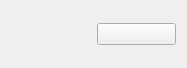
<?xml version="1.0" encoding="UTF-8"?>
<ui version="4.0">
 <class>PLCCoilItem</class>
 <widget class="QWidget" name="PLCCoilItem">
  <property name="geometry">
   <rect>
    <x>0</x>
    <y>0</y>
    <width>187</width>
    <height>68</height>
   </rect>
  </property>
  <layout class="QHBoxLayout" name="horizontalLayout">
   <item>
    <widget class="QLabel" name="coil_">
     <property name="text">
      <string/>
     </property>
    </widget>
   </item>
   <item>
    <widget class="QPushButton" name="button_">
     <property name="text">
      <string/>
     </property>
    </widget>
   </item>
  </layout>
 </widget>
 <resources/>
 <connections/>
</ui>
